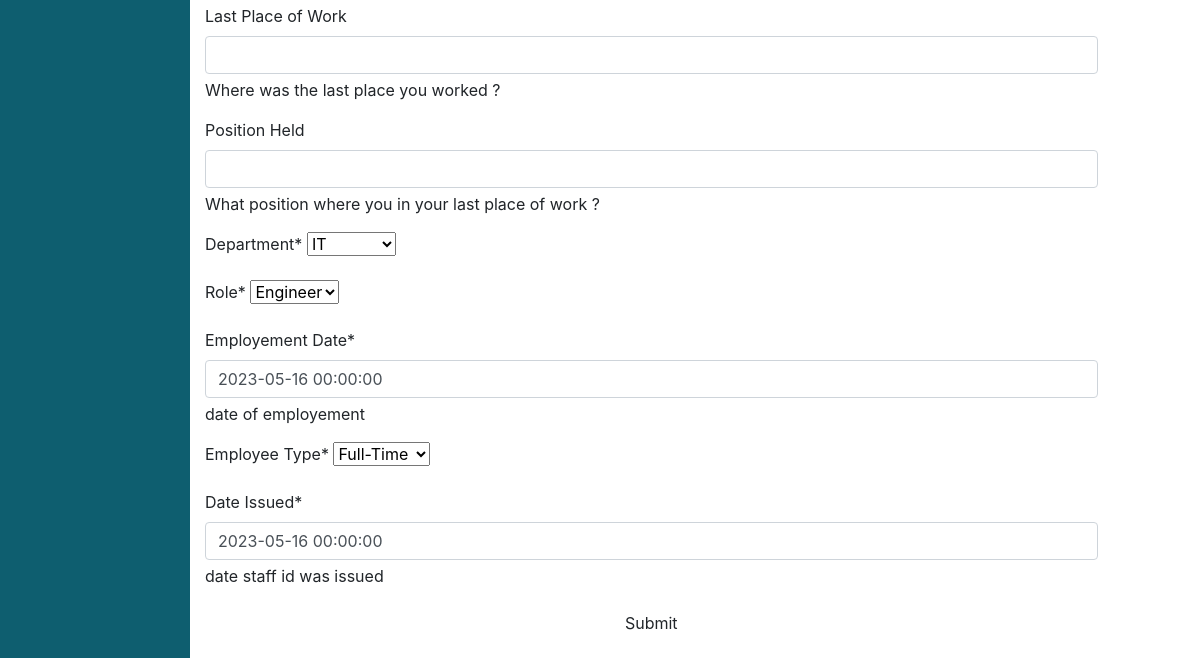
Page /employees/employee/edit/1/ (signed in, lower part) on the earlier database version.
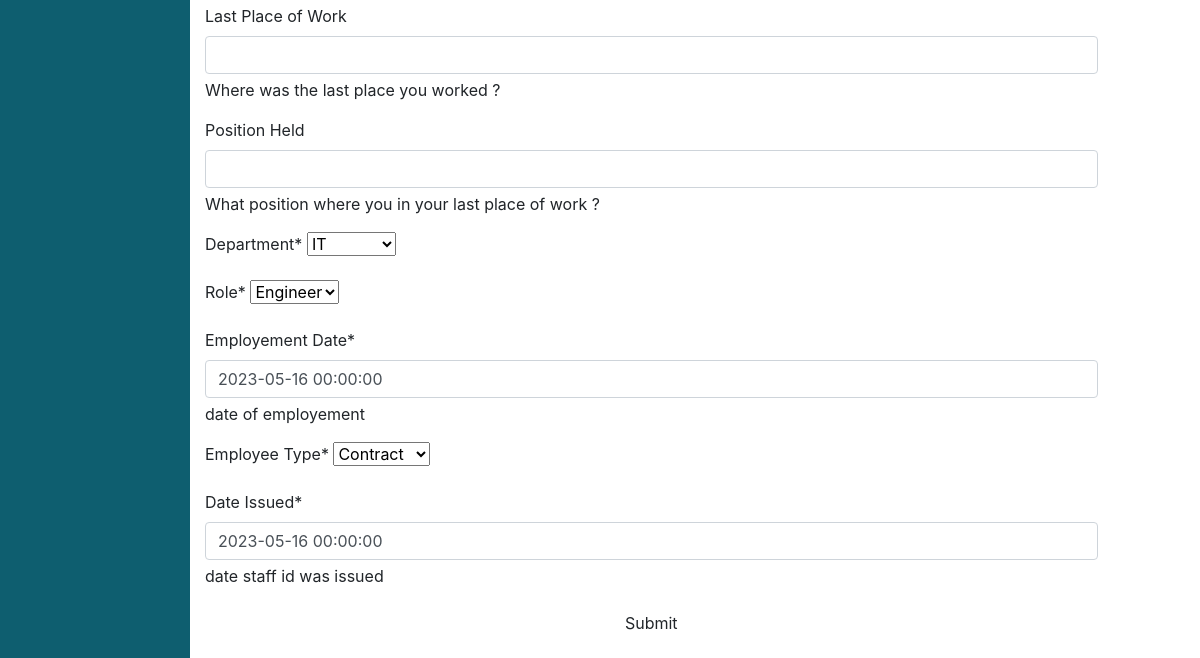
Same page on the later database version.
### employees/models.py (models this page shows, shortened)
class Employee(models.Model):
    MALE = 'male'
    FEMALE = 'female'
    GENDER = (
    (MALE, 'Male'),
    (FEMALE, 'Female'),
    )
    MR = 'Mr'
    MRS = 'Mrs'
    MSS = 'Mss'
    DR = 'Dr'
    SIR = 'Sir'
    MADAM = 'Madam'
    TITLE = (
    (MR, 'Mr'),
    (MRS, 'Mrs'),
    (MSS, 'Mss'),
    (DR, 'Dr'),
    (SIR, 'Sir'),
    (MADAM, 'Madam'),
    )
    FULL_TIME = 'Full-Time'
    PART_TIME = 'Part-Time'
    CONTRACT = 'Contract'
    INTERN = 'Intern'
    EMPLOYEETYPE = (
    (FULL_TIME, 'Full-Time'),
    (PART_TIME, 'Part-Time'),
    (CONTRACT, 'Contract'),
    (INTERN, 'Intern'),
    )
    MASTERS = 'Masters Degree'
    BACHELOR = 'Bachelor Degree'
    ADVANCED = 'Craft / Higher Certificate'
    LEAVING = 'Leaving Certificate'
    JUNIOR = 'Junior Certificate'
    OTHER = 'Other'
    EDUCATIONAL_LEVEL = (
    (MASTERS, 'Masters Degree'),
    (BACHELOR, 'Bachelor Degree'),
    (ADVANCED, 'Craft / Higher Certificate'),
    (LEAVING, 'Leaving Certificate'),
    (JUNIOR, 'Junior Certificate'),
    (OTHER, 'Other'),
    )
    id = models.CharField(_('Employee ID Number'), max_length=10, null=False, blank=False, primary_key=True)
    user = models.ForeignKey(User, on_delete=models.CASCADE, default=None)
    title = models.CharField(_('Title'), max_length=5, default=MR, choices=TITLE, blank=False, null=False)
    firstname = models.CharField(_('First Name'), max_length=125, null=False, blank=False)
    lastname = models.CharField(_('Last Name'), max_length=125, null=False, blank=False)
    othername = models.CharField(_('Other Name (optional)'), max_length=125, null=True, blank=True)
    sex = models.CharField(_('Gender'), max_length=9, choices=GENDER, blank=False)
    email = models.CharField(_('Email'), max_length=255, default=None, blank=False, null=False)
    tel = PhoneNumberField(null=False, blank=False, verbose_name='Phone Number', help_text= 'Enter number with Country Code Eg. +353000000000')
    birthday = models.DateField(_('Birthday'),blank=False,null=False)
    nationality = models.ForeignKey(Nationality, verbose_name=_('Nationality'), on_delete=models.SET_NULL, null=True, default=None)
    address = models.CharField(_('Address'), help_text='address of current residence', max_length=125, null=True, blank=True)
    education = models.CharField(_('Education'),help_text='Highest educational level', max_length=26, choices=EDUCATIONAL_LEVEL, blank=False, null=True)
    lastwork = models.CharField(_('Last Place of Work'), help_text='Where was the last place you worked ?', max_length=125, null=True, blank=True)
    position = models.CharField(_('Position Held'),help_text='What position where you in your last place of work ?', max_length=255, null=True, blank=True)
    department = models.ForeignKey(Department, verbose_name =_('Department'), on_delete=models.SET_NULL, null=True, default=None)
    role = models.ForeignKey(Role, verbose_name=_('Role'), on_delete=models.SET_NULL, null=True, default=None)
    startdate = models.DateField(_('Employement Date'), help_text='date of employement', blank=False, null=True)
    employeetype = models.CharField(_('Employee Type'), max_length=15, default=FULL_TIME, choices=EMPLOYEETYPE, blank=False, null=True)
    dateissued = models.DateField(_('Date Issued'), help_text='date staff id was issued', blank=False, null=True)
    created = models.DateTimeField(verbose_name=_('Created'), auto_now_add=True, null=True)
    is_blocked = models.BooleanField(_('Is Blocked'),help_text='button to toggle employee block and unblock',default=False)
    is_deleted = models.BooleanField(_('Is Deleted'),help_text='button to toggle employee deleted and undelete',default=False)
    class Meta:
        verbose_name = _('Employee')
        verbose_name_plural = _('Employees')
        ordering = ['-created']
    @property
    def get_full_name(self):
        fullname = ''
        firstname = self.firstname
        lastname = self.lastname
        othername = self.othername
        if (firstname and lastname) or othername is None:
            fullname = firstname + ' ' + lastname
            return fullname
        elif othername:
            fullname = firstname + ' ' + lastname + ' ' + othername
            return fullname
        return

### employees/views.py (the view, shortened to what this page needs)
# urls.py: path('employee/edit/<int:id>/', views.employee_edit_data, name='edit'),
def employee_edit_data(request, id):
    if not (request.user.is_authenticated and request.user.is_superuser and request.user.is_staff):
        return redirect('/')
    employee = get_object_or_404(Employee, id=id)
    dataset = dict()
    form = EmployeeCreateForm(request.POST or None, request.FILES or None, instance=employee)
    dataset['form'] = form
    dataset['title'] = 'edit - {0}'.format(employee.get_full_name)
    return render(request, 'employees/add_employee.html',dataset)

### employees/forms.py
class EmployeeCreateForm(forms.ModelForm):
	class Meta:
		model = Employee
		exclude = ['is_blocked', 'is_deleted', 'created', 'updated']
		widgets = {
			'birthday': forms.DateTimeInput(format='%Y-%m-%d %H:%M:%S', attrs={'class': 'datetimefield'}),
			'startdate': forms.DateTimeInput(format='%Y-%m-%d %H:%M:%S', attrs={'class': 'datetimefield'}),
			'dateissued': forms.DateTimeInput(format='%Y-%m-%d %H:%M:%S', attrs={'class': 'datetimefield'})
		}

### employees/models.py (called while the page is built)
    def __str__(self):
        return self.name

    def __str__(self):
        return self.name

    def __str__(self):
        return self.name

### employees/templates/employees/add_employee.html (shortened to what this page needs)
{% extends "base.html" %}
{% load static %}
{% load crispy_forms_tags %}
{% block content %}
<div class="container-fluid">
    <div class="row flex-nowrap mt-0">
        <div class="col-auto col-md-2 col-xl-2 px-sm-2 px-0 teal-color beige-color">
        </div>
        <div class="col-9">
            <div class="form-wrapper">
                <div class="row">
                    <div class="col-12 center-form">
                        <form action="" method="POST" enctype="multipart/form-data">
                            {{form | crispy }}
                            <button type="submit" class="btn btn-md btn-block mb-3 btn-submit">Submit</button>
                        </form>
                    </div>
                </div>
            </div>
        </div>
    </div>
</div>
{% endblock %}

Differences in the rows shown:
changed Employee "IT": employeetype "Full-Time" → "Contract"
